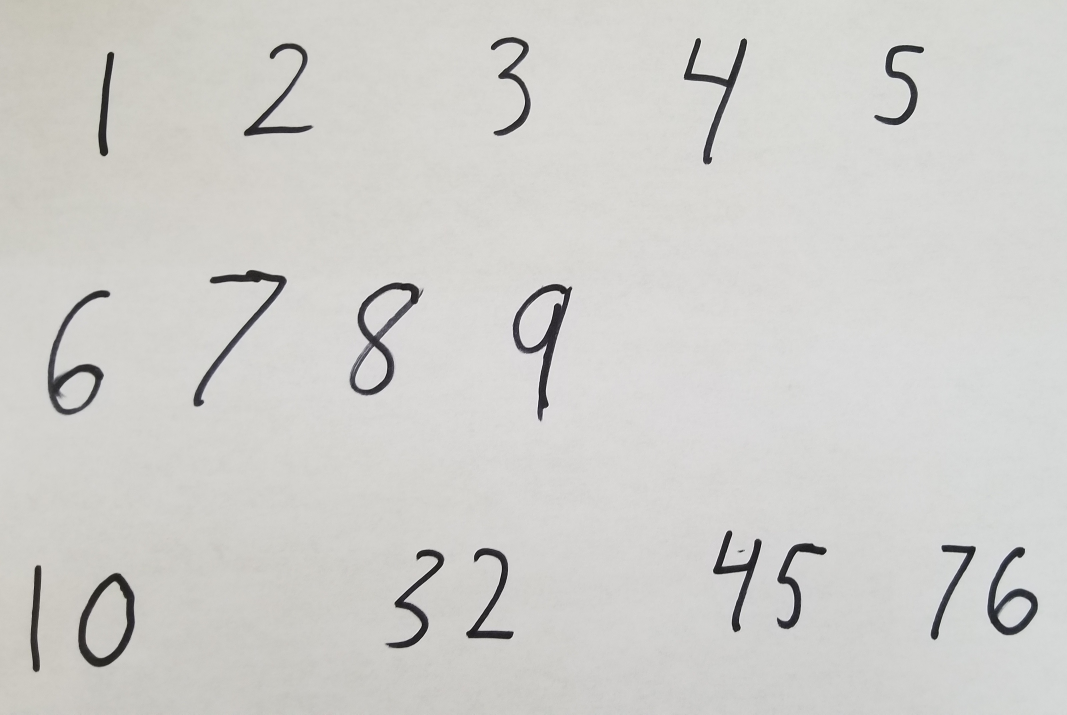
#> input picture Test3.jpg, 3200 x 2144 px (shown at 1/3 size)
$ python ObjectDetect.py
#> lines starting #> are read from the running program, lines starting #| are printed output that depends on the picture; after the words box and inside, x2 and y2 are one past the last pixel; in counts of white or black regions, pixels touching at a corner belong together
import cv2 as cv
import imutils as im
import numpy as np
import pandas as pd
from sklearn.tree import DecisionTreeClassifier
from sklearn import datasets, svm
from sklearn.model_selection import train_test_split
from sklearn.metrics import accuracy_score

def inside(r1,r2):
    x1, y1, w1, h1 = r1
    x2, y2, w2, h2 = r2
    return (x1 > x2) and (y1 > y2) and (x1 + w1 < (x2 + w2)) and (y1 + h1 < (y2 + h2))


def wrap_digit(rect, img_w, img_h):
    x, y, w, h = rect
    x_center = x + w//2
    y_center = y + h//2

    if (h > w):
        w = h
        x = x_center - (w//2)
    else:
        h = w
        y = y_center - (h//2)

    padding = 5
    x -= padding
    y -= padding
    w += 2 * padding
    h += 2 * padding

    if x < 0:
        x = 0
    elif x > img_w:
        x = img_w
    if y < 0:
        y = 0
    elif y > img_h:
        y = img_h
    if y+h > img_h:
        h = img_h - y
    return x, y, w, h


#starts our
digits = datasets.load_digits()
n_samples = len(digits.images)
data = digits.images.reshape((n_samples,-1))
clf = svm.SVC(gamma=.001)


#traing dataset
X_train, X_test, y_train, y_test = train_test_split(data, digits.target, test_size=1, shuffle=False)
clf.fit(X_train,y_train)


#image manipulation
kernel = np.ones((2,2),np.uint8)
imageSource = cv.imread("Test3.jpg")
#> imageSource is the input picture: shape (2144, 3200, 3); mean B, G, R 203.8, 206.9, 207.6
resized = im.resize(imageSource, width = 600)
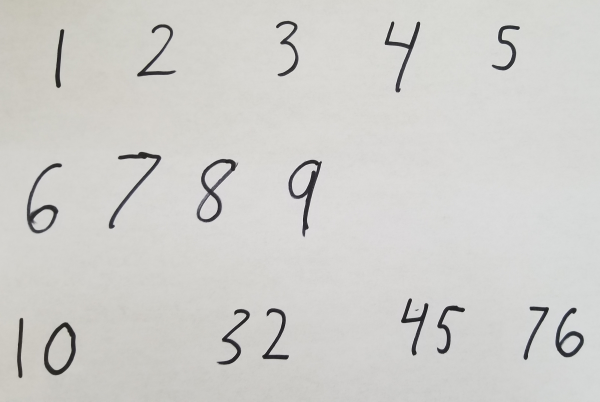
#> resized: shape (402, 600, 3); mean B, G, R 203.8, 206.9, 207.6
image = cv.cvtColor(resized, cv.COLOR_BGR2GRAY)
#image = cv.GaussianBlur(image, (11,11),0)
ret, thresh = cv.threshold(image,127,255,cv.THRESH_BINARY_INV)
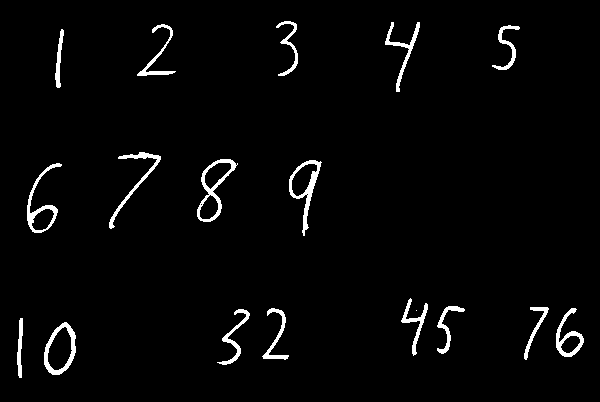
#> thresh: shape (402, 600); 2.7% white; 18 white regions (1 under 20 px)
#thresh = cv.erode(thresh,kernel, thresh)
cnts, heir = cv.findContours(thresh.copy(),cv.RETR_TREE, cv.CHAIN_APPROX_SIMPLE)
#> cnts = 26 contours, 3 with area under 20; largest, box (x1, y1, x2, y2) and area: (44, 322, 76, 375) 1177, (197, 159, 238, 222) 1176, (289, 160, 322, 236) 948, (47, 326, 73, 371) 748, (27, 163, 62, 233) 718


img_h, img_w = resized.shape[:2]
#> img_h = 402; img_w = 600
img_area = img_h * img_w
#> img_area = 241200

#stores our valid numbers
rectangles = []


#finds our valid numbers

for c in cnts:
    a = cv.contourArea(c)
    if a >= .98 * img_area or a <= .0001 * img_area:
        continue
    r = cv.boundingRect(c)
    is_inside = False
    for q in rectangles:
        if inside(r,q):
            is_inside = True
            break
    if not is_inside:
        rectangles.append(r)
#> this loop made 26 passes
#> a on passes 2, 3, 5, 6, 7, 8, 9, 10, 11, 12, 13, 14: 748, 168, 268.5, 573.5, 239.5, 250, 194, 232.5, 260.5, 718, 342, 948.5
#> (c, a) on passes 4, 15, 18: ([[416, 310]], 0), ([[306, 194], [307, 193], [308, 194], [307, 195]], 2), ([[200, 204], [201, 203], [202, 204], [201, 205]], 2)
numb = 0
for r in rectangles:
    x, y, w, h = wrap_digit(r, img_w, img_h)
    roi = image[y:y+h, x:x+w]
    roi = cv.resize(roi,(64,64))
    cv.imshow("roi %d"%(numb),roi)
    numb += 1
    num = clf.predict(roi)
    print(roi)
    cv.rectangle(resized,(x,y),(x+w, y+h), (0, 255, 0),2)
#> this loop made 17 passes
#> r on passes 1 to 12: (44, 322, 32, 53), (17, 318, 6, 60), (217, 309, 33, 56), (556, 308, 28, 49), (262, 308, 27, 52), (524, 307, 25, 53), (437, 306, 28, 48), (401, 298, 27, 58), (27, 163, 35, 70), (289, 160, 33, 76), (197, 159, 41, 63), (109, 152, 52, 77)
#> (printed output is left out)
#> pass 1, `roi = cv.resize(roi,(64,64))`:
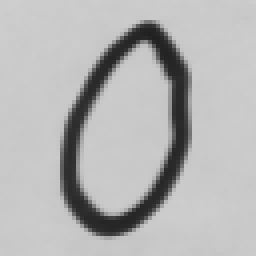
#> roi: shape (64, 64) (shown 4 times larger); min 33, max 206, mean 180.4
#> pass 2, `roi = image[y:y+h, x:x+w]`:
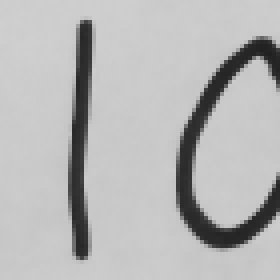
#> roi: shape (70, 70) (shown 4 times larger); min 32, max 207, mean 182.3
#> pass 2, `roi = cv.resize(roi,(64,64))`:
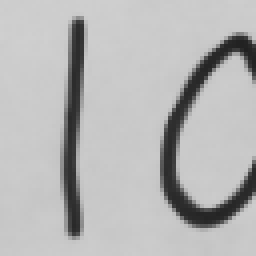
#> roi: shape (64, 64) (shown 4 times larger); min 33, max 207, mean 182.2
#> after the loop:
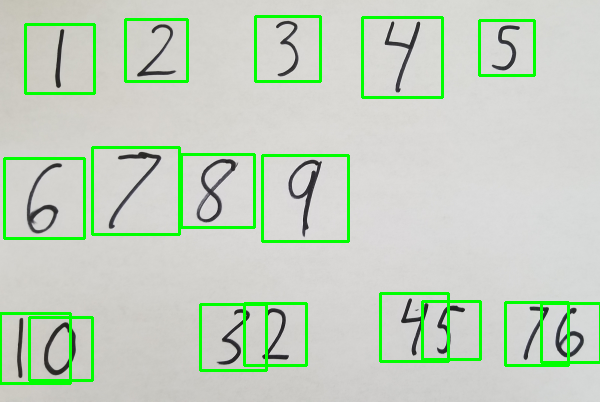
#> resized: shape (402, 600, 3); 5.58% of pixels changed, all inside (x1, y1, x2, y2) = (0, 15, 600, 385)
#> after the loop:
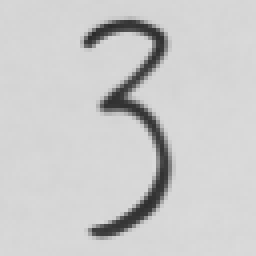
#> roi: shape (64, 64) (shown 4 times larger); min 44, max 219, mean 203.1
    #cv.putText(resized,"%d" % (num), (x, y-5),cv.FONT_HERSHEY_SIMPLEX, 1, (255, 0, 0), 2)
    #print(num)
cv.imshow('img',resized)
cv.imshow('thresh',thresh)

cv.waitKey(0)

$ run again, with Test2.jpg copied over Test3.jpg
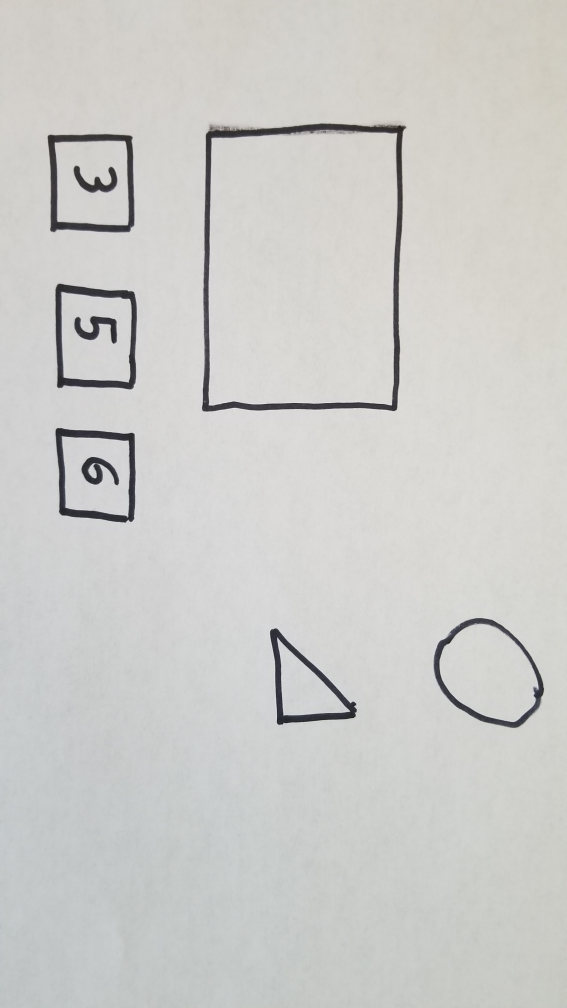
#> input picture Test2.jpg, 2268 x 4032 px (shown at 1/4 size)
#> imageSource is the input picture: shape (4032, 2268, 3); mean B, G, R 201.9, 204.5, 204.5
#> `ret, thresh = cv.threshold(image,127,255,cv.THRESH_BINARY_INV)`:
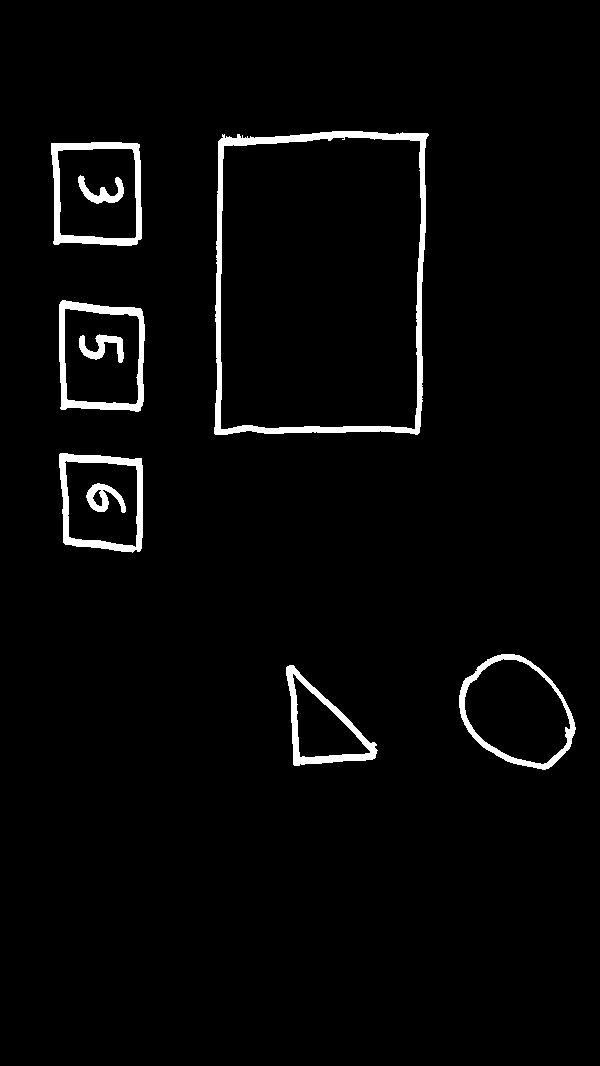
#> thresh: shape (1066, 600); 2.9% white; 9 white regions
#> cnts = 16 contours; largest, box (x1, y1, x2, y2) and area: (214, 131, 429, 435) 61368, (220, 136, 422, 430) 56448, (459, 654, 576, 770) 9490, (51, 142, 142, 246) 8736, (59, 300, 145, 412) 8610
#> the loop `for c in cnts:` made 16 passes
#> a on passes 2 to 9: 3107.5, 9490.5, 7912, 7354, 5496, 597.5, 108.5, 8610
#> after the loop `for c in cnts:`: rectangles = [(286, 665, 92, 101), (459, 654, 117, 116), (59, 453, 84, 100), (59, 300, 86, 112), (51, 142, 91, 104), (214, 131, 215, 304)]
#> `numb = 0`: numb = 0
#> the loop `for r in rectangles:` made 6 passes
#> (r, x, y, w, h, x_center in wrap_digit, y_center in wrap_digit) on passes 1 to 6: ((286, 665, 92, 101), 277, 660, 111, 111, 332, 715), ((459, 654, 117, 116), 454, 649, 127, 127, 517, 712), ((59, 453, 84, 100), 46, 448, 110, 110, 101, 503), ((59, 300, 86, 112), 41, 295, 122, 122, 102, 356), ((51, 142, 91, 104), 39, 137, 114, 114, 96, 194), ((214, 131, 215, 304), 164, 126, 314, 314, 321, 283)
#> (printed output is left out)
#> after the loop `for r in rectangles:`:
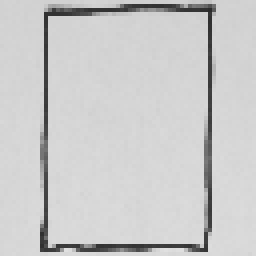
#> roi: shape (64, 64) (shown 4 times larger); min 43, max 224, mean 203.2
#> after the loop `for r in rectangles:`: numb = 6
